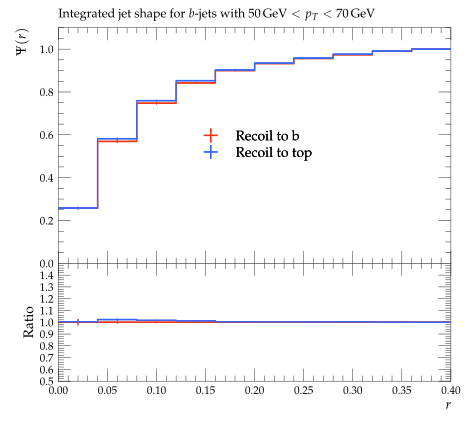

Recreate this plot in Python.
#! /usr/bin/env python

# This Python script was auto-generated using YODA v2.0.2.
# Analysis object: /ATLAS_2013_I1243871/d03-x01-y02
# Timestamp: 03-08-2026 (15:47:40)

import matplotlib as mpl
import matplotlib.pyplot as plt
mpl.use('Agg') # comment out for interactive use
import os
import numpy as np

plotDir = os.path.split(os.path.realpath(__file__))[0]
if 'YODA_USER_PLOT_PATH' in globals():
    plot_outdir = globals()['YODA_USER_PLOT_PATH']
else:
    plot_outdir = plotDir

#plot style
plt.style.use(os.path.join(plotDir, '../default.mplstyle'))
# plot metadata
figW, figH = plt.rcParams['figure.figsize']
ax_xLabel = r'$r$'
ax_yLabel = r'$\Psi(r)$'
ax_title  = r'Integrated jet shape for $b$-jets with $50\,\mathrm{GeV} < p_T < 70\,\mathrm{GeV}$'
ax_xScale = 'linear'
ax_yScale = 'linear'
xLims = (0.0, 0.4)
yLims = (0.0, 1.1)

# TeX-friendly labels for the legend
labels = {
    'legend' : ([ r"Recoil to b", r"Recoil to top" ], r""),
}

# Adjust canvas width and height
canvasW = 10.0
canvasH = 9.0
figW *= canvasW/10.
figH *= canvasH/9.

# Create figure and axis objects
fig, (ax, ratio0_ax) = plt.subplots(2, 1, sharex=True,
                  figsize=(figW,figH), gridspec_kw={'height_ratios': (6.0, 3.0)})

# Set figure margins
plt.subplots_adjust(
    left   = 1.0 * plt.rcParams['figure.subplot.left'],
    right  = 1.0 * plt.rcParams['figure.subplot.right'],
    top    = 1.0 * plt.rcParams['figure.subplot.top'],
    bottom = 1.0 * plt.rcParams['figure.subplot.bottom'])

ratio0_ax.yaxis.set_major_locator(mpl.ticker.MultipleLocator(0.1))
ratio0_ax.set_ylim(0.5, 1.4999)
ratio0_ax.set_ylabel('Ratio')

# the numerical data is stored in a separate file
dataf = dict()
prefix = os.path.split(__file__)[0]
if prefix:    prefix = prefix + '/'
exec(open(prefix+'d03-x01-y02__data.py').read(), dataf)


legend_handles = dict() # keep track of handles for the legend

# style options for curves
# starts at zorder>=5 to draw curve on top of legend
styles = {
  'recoil_b': {
    'color' : '#EE3311',
    'linestyle' : '-',
    'linewidth' : 1,
    'marker' : 'none',
    'markersize' : 2,
    'capsize' : 0.0,
    'zorder' : 5,
    'histstyle' : 1,
    'drawstyle' : 'steps-pre',
    'xerrorbars' : 1,
    'yerrorbars' : 1,
    'fillcolor' : None,
    'fillopacity' : 1.0,
    'ratio0_linestyle' : '-',
    'ratio0_linewidth' : 1,
    'ratio0_marker' : 'none',
    'ratio0_markersize' : 2,
    'ratio0_capsize' : 0.0,
    'ratio0_zorder' : 5,
    'ratio0_histstyle' : 1,
    'ratio0_drawstyle' : 'steps-pre',
    'ratio0_xerrorbars' : 1,
    'ratio0_yerrorbars' : 1,
  },
  'recoil_t': {
    'color' : '#3366FF',
    'linestyle' : '-',
    'linewidth' : 1,
    'marker' : 'none',
    'markersize' : 2,
    'capsize' : 0.0,
    'zorder' : 6,
    'histstyle' : 1,
    'drawstyle' : 'steps-pre',
    'xerrorbars' : 1,
    'yerrorbars' : 1,
    'fillcolor' : None,
    'fillopacity' : 1.0,
    'ratio0_linestyle' : '-',
    'ratio0_linewidth' : 1,
    'ratio0_marker' : 'none',
    'ratio0_markersize' : 2,
    'ratio0_capsize' : 0.0,
    'ratio0_zorder' : 6,
    'ratio0_histstyle' : 1,
    'ratio0_drawstyle' : 'steps-pre',
    'ratio0_xerrorbars' : 1,
    'ratio0_yerrorbars' : 1,
  },
}

# curve from input yoda files in main panel
for label, yvals in dataf['yvals'].items():
    if all(np.isnan(v) for v in dataf['yvals'][label]):
        continue
    tmp = None
    if styles[label]['histstyle']: # draw as histogram
        xpos = dataf['xedges'][label] if styles[label]['drawstyle'] else dataf['xpoints'][label]
        ypos = np.insert(yvals, 0, yvals[0]) if styles[label]['drawstyle'] else yvals
        if styles[label]['fillcolor']: # fill area below curve
            ax.fill_between(xpos, ypos, step='pre',
                            color=styles[label]['fillcolor'],
                            alpha=styles[label]['fillopacity'])
        tmp, = ax.plot(xpos, ypos,
                       color=styles[label]['color'],
                       linestyle=styles[label]['linestyle'],
                       linewidth=styles[label]['linewidth'],
                       drawstyle=styles[label]['drawstyle'], solid_joinstyle='miter',
                       zorder=styles[label]['zorder'], label=label)
    tmp = ax.errorbar(dataf['xpoints'][label], yvals,
                      xerr=np.array(dataf['xerrs'][label])*styles[label]['xerrorbars'],
                      yerr=np.array(dataf['yerrs'][label])*styles[label]['yerrorbars'],
                      fmt=styles[label]['marker'], capsize=styles[label]['capsize'],
                      markersize=styles[label]['markersize'],
                      ecolor=styles[label]['color'],
                      color=styles[label]['color'], zorder=styles[label]['zorder'])
    tmp[-1][0].set_linestyle(styles[label]['linestyle'])
    tmp[-1][0].set_linewidth(styles[label]['linewidth'])
    if label in dataf['add_legend_handle']:  legend_handles[label] = tmp
    for varLabel in dataf['variation_yvals'].keys():
        if varLabel.startswith(label):
            tmp, = ax.plot(dataf['xedges'][label], dataf['variation_yvals'][varLabel],
                           color=styles[label]['color'],
                           linestyle=styles[label]['linestyle'],
                           linewidth=styles[label]['linewidth'],
                           drawstyle='steps-pre', solid_joinstyle='miter',
                           zorder=styles[label]['zorder'], alpha=0.5)


# plots on ratio panel
# curve from input yoda files in ratio panel
for label, yvals in dataf['ratio0_yvals'].items():
    if all(np.isnan(v) for v in yvals):
        continue
    if styles[label]['ratio0_histstyle']: # plot as histogram
        xpos = dataf['xedges']['recoil_b'] if styles[label]['ratio0_drawstyle'] else dataf['xpoints']['recoil_b']
        ypos = np.insert(yvals, 0, yvals[0]) if styles[label]['ratio0_drawstyle'] else yvals
        ratio0_ax.plot(xpos, ypos,
                       color=styles[label]['color'],
                       linewidth=styles[label]['linewidth'],
                       linestyle=styles[label]['ratio0_linestyle'],
                       drawstyle=styles[label]['ratio0_drawstyle'], zorder=styles[label]['zorder'],
                       solid_joinstyle='miter')
    tmp = ratio0_ax.errorbar(dataf['xpoints']['recoil_b'], yvals,
                             xerr=np.array(dataf['ref_xerrs'])*styles[label]['ratio0_xerrorbars'],
                             yerr=np.array(dataf['ratio0_yerrs'][label])*styles[label]['ratio0_yerrorbars'],
                             fmt=styles[label]['ratio0_marker'], capsize=styles[label]['ratio0_capsize'],
                             markersize=styles[label]['ratio0_markersize'],
                             ecolor=styles[label]['color'],
                             color=styles[label]['color'])
    tmp[-1][0].set_linestyle(styles[label]['ratio0_linestyle'])
    tmp[-1][0].set_linewidth(styles[label]['ratio0_linewidth'])

    for varlabel in dataf['ratio0_variation_vals'].keys():
        if varlabel.startswith(label):
            ratio0_ax.plot(dataf['xedges']['recoil_b'],
                            dataf['ratio0_variation_vals'][varlabel],
                            color=styles[label]['color'],
                            linestyle=styles[label]['linestyle'],
                            linewidth=styles[label]['linewidth'],
                            drawstyle='steps-pre', solid_joinstyle='miter',
                            zorder=1, alpha=0.5)

legend_items = list(legend_handles.values())
ax.add_artist(ax.legend(legend_items,
                        labels['legend'][0],
                        title=labels['legend'][1],
                        alignment='left',
                        loc='center',
                        bbox_to_anchor=(0.5, 0.5)))

# set plot metadata as defined above
ratio0_ax.set_xlabel(ax_xLabel)
ratio0_ax.xaxis.set_label_coords(1., -0.15)
ax.set_ylabel(ax_yLabel, ha='right', va='top')
ax.yaxis.set_label_coords(-0.11, 1.0)
ax.set_title(ax_title, loc='left')
ax.set_xscale(ax_xScale)
ax.set_yscale(ax_yScale)
ax.set_xlim(xLims)
ax.set_ylim(yLims)

# tick formatting
plt.rcParams['xtick.top'] = True
plt.rcParams['ytick.right'] = True
fig.align_ylabels((ax, ratio0_ax))
plt.savefig(os.path.join(plot_outdir, 'd03-x01-y02.pdf'), format='PDF')
plt.savefig(os.path.join(plot_outdir, 'd03-x01-y02.png'), format='PNG')

plt.close(fig)
